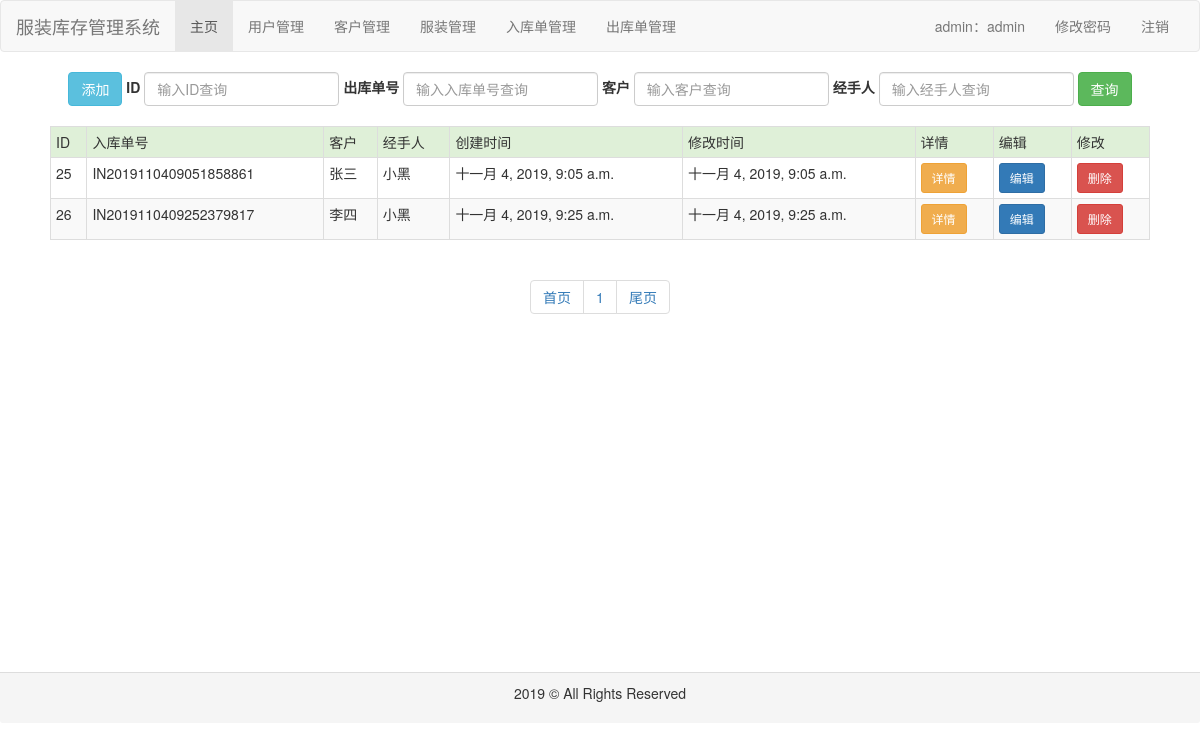
/inorder/ (signed in), run on an earlier commit of the app's database.
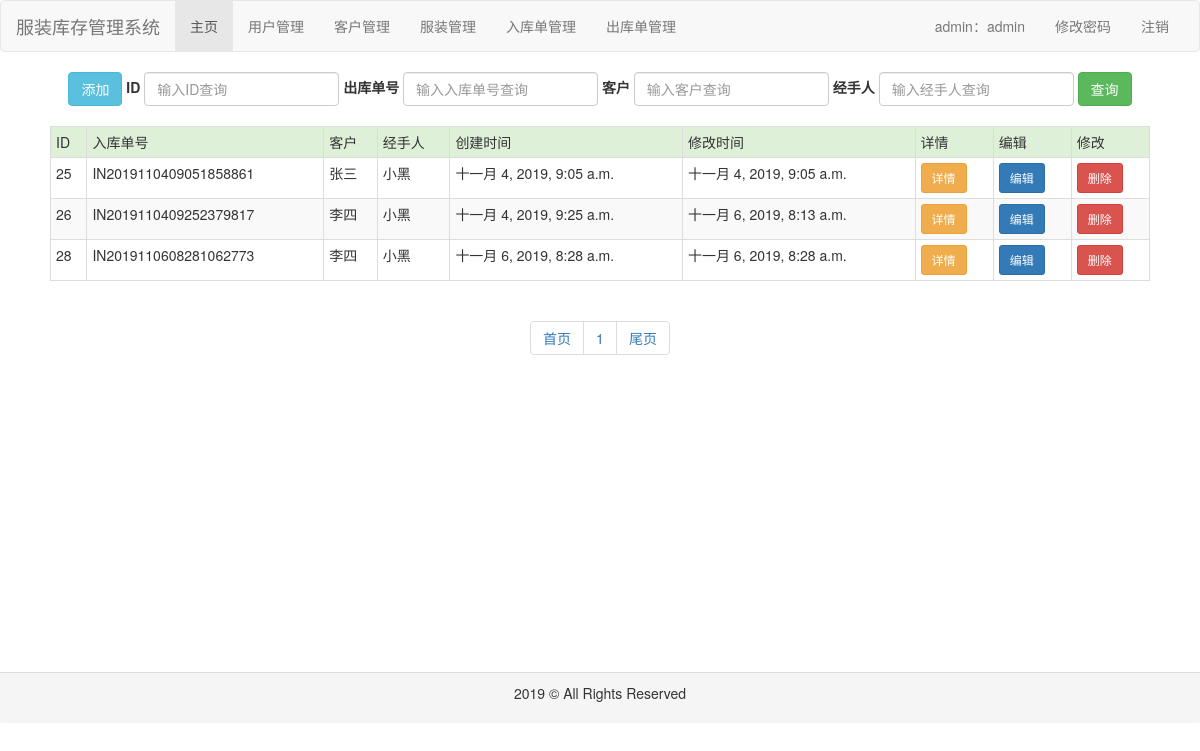
And on a later commit of the database.
### common/models.py (models this page shows, shortened)
class Inorder(models.Model):
    code = models.CharField(max_length=32, verbose_name='入库单号')
    customer = models.ForeignKey(Customer, on_delete=models.CASCADE, verbose_name='客户')
    user = models.ForeignKey(User, on_delete=models.CASCADE, verbose_name='用户')
    clothes = models.ManyToManyField(Clothes, through='InorderClothes', verbose_name='服装')
    create_time = models.DateTimeField(auto_now_add=True, verbose_name='创建时间')
    modify_time = models.DateTimeField(auto_now=True, verbose_name='修改时间')
    class Meta:
        ordering = ['create_time']
        verbose_name = '入库单'
        verbose_name_plural = verbose_name

class Customer(models.Model):
    name = models.CharField(max_length=32, verbose_name='客户名')
    phone = models.CharField(max_length=32, verbose_name='电话')
    address = models.CharField(max_length=32, verbose_name='地址')
    create_time = models.DateTimeField(auto_now_add=True, verbose_name='创建时间')
    modify_time = models.DateTimeField(auto_now=True, verbose_name='修改时间')
    class Meta:
        ordering = ['create_time']
        verbose_name = '客户'
        verbose_name_plural = verbose_name

class User(models.Model):
    role_choices = (
        ('操作员', '操作员'),
        ('管理员', '管理员')
    )
    username = models.CharField(max_length=32, unique=True, verbose_name='用户名')
    password = models.CharField(max_length=100, verbose_name='密码')
    name = models.CharField(max_length=32, verbose_name='姓名')
    role = models.CharField(max_length=32, choices=role_choices, default='操作员', verbose_name='角色')
    create_time = models.DateTimeField(auto_now_add=True, verbose_name='创建时间')
    modify_time = models.DateTimeField(auto_now=True, verbose_name='修改时间')
    class Meta:
        ordering = ['create_time']
        verbose_name = '用户'
        verbose_name_plural = verbose_name

### inorder/views.py (the view)
# urls.py: path('', views.list, name='index'),
def list(request):
    qs = Inorder.objects.all()
    paginator = Paginator(qs, 10)
    page = request.GET.get('page', '1')
    result = paginator.page(page)
    context = {
        'result': result
    }
    return render(request, 'inorder/index.html', context)

### inorder/templates/inorder/index.html (shortened to what this page needs)
{% extends 'base.html' %}
{% block content %}
    <div id="content" style="height: 600px">
        <div id="search" class="text-center">
            <form class="form-inline" action="{% url 'inorder:search' %} " method="post">
                <div class="form-group ">
                    <a class="btn btn-info" href="{% url 'inorder:add' %}">添加</a>
                </div>
                <div class="form-group">
                    <label for="id">ID</label>
                    <input type="text" class="form-control" id="id" name="id" placeholder="输入ID查询">
                </div>
                <div class="form-group">
                    <label for="code">出库单号</label>
                    <input type="text" class="form-control" id="code" name="code" placeholder="输入入库单号查询">
                </div>
                <div class="form-group">
                    <label for="customer_name">客户</label>
                    <input type="text" class="form-control" id="customer_name" name="customer_name"
                           placeholder="输入客户查询">
                </div>
                <div class="form-group">
                    <label for="user_name">经手人</label>
                    <input type="text" class="form-control" id="user_name" name="user_name" placeholder="输入经手人查询">
                </div>
                <button type="submit" class="btn btn-success">查询</button>
            </form>
        </div>
        <br>
        <div id="table" align="center">
            {% if result %}
                <table class="table table-striped table-bordered table-hover  table-condensed" style="width: 1100px">
                <tr class="success">
                    <td>ID</td>
                    <td>入库单号</td>
                    <td>客户</td>
                    <td>经手人</td>
                    <td>创建时间</td>
                    <td>修改时间</td>
                    <td>详情</td>
                    <td>编辑</td>
                    <td>修改</td>
                </tr>
                {% for foo in result %}
                    <tr>
                        <td>{{ foo.id }}</td>
                        <td>{{ foo.code }}</td>
                        <td>{{ foo.customer.name }}</td>
                        <td>{{ foo.user.name }}</td>
                        <td>{{ foo.create_time }}</td>
                        <td>{{ foo.modify_time }}</td>
                        <td><a class="btn  btn-warning btn-sm" href="{% url 'inorder:detail' foo.id %}">详情</a></td>
                        <td><a class="btn btn-primary btn-sm" href="{% url 'inorder:update' foo.id %}">编辑</a></td>
                        <td><a class="btn btn-danger btn-sm" href="{% url 'inorder:delete' foo.id %}">删除</a></td>
                    </tr>
                {% endfor %}
            {% else %}
                <p>没有任何入库单</p>
            {% endif %}
            </table>
        </div>
        <div class="text-center">
            <ul class="pagination">
                <li><a href="/inorder/?page=1" rel="external nofollow">首页</a></li>
                {% for num in result.paginator.page_range %}
                    <li><a href="/inorder/?page={{ num }}" rel="external nofollow">{{ num }}</a></li>
                {% endfor %}
                <li><a href="/inorder/?page={{ result.paginator.num_pages }}" rel="external nofollow">尾页</a></li>
            </ul>
        </div>
    </div>
{% endblock %}

What changed in the data, as far as the page shows it:
changed Inorder "IN2019110409252379817": modify_time "十一月 4, 2019, 9:25 a.m." → "十一月 6, 2019, 8:13 a.m."
added Inorder: id "28", code "IN2019110608281062773", customer.name "李四", user.name "小黑", create_time "十一月 6, 2019, 8:28 a.m.", modify_time "十一月 6, 2019, 8:28 a.m."
